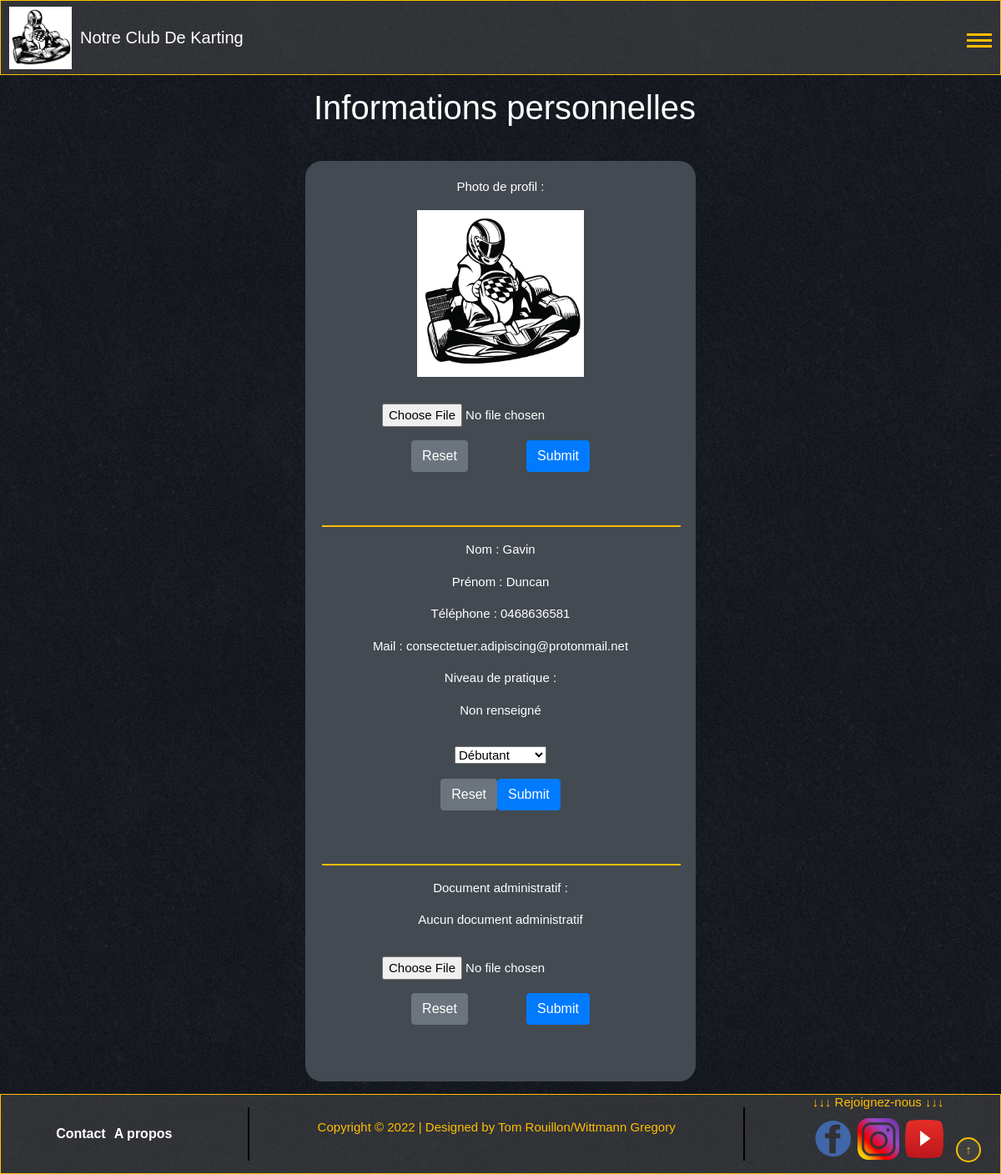
/src/profil.php (signed in), run on the app's committed database.
### tables this page shows
CREATE TABLE IF NOT EXISTS `Adherent` (
  `derniereVisite` DATE NULL,
  `derniereInscription` DATE NULL,
  `niveauPratique` VARCHAR(45) NULL,
  `photo` BLOB NULL,
  `Personne_idPersonne` INT NOT NULL,
  PRIMARY KEY (`Personne_idPersonne`),
  INDEX `fk_Adherent_Personne1_idx` (`Personne_idPersonne` ASC),
  CONSTRAINT `fk_Adherent_Personne1`
    FOREIGN KEY (`Personne_idPersonne`)
    REFERENCES `Personne` (`idPersonne`)
    ON DELETE NO ACTION
    ON UPDATE NO ACTION);

CREATE TABLE IF NOT EXISTS `Personne` (
  `idPersonne` INT NOT NULL AUTO_INCREMENT,
  `nom` VARCHAR(45) NOT NULL,
  `prenom` VARCHAR(45) NOT NULL,
  `adresse` VARCHAR(120) NOT NULL,
  `telephone` VARCHAR(12) NOT NULL,
  `mail` VARCHAR(45) NOT NULL,
  `mdp` VARCHAR(45) NOT NULL,
  PRIMARY KEY (`idPersonne`));

### src/infoUtilisateur.php (the view, shortened to what this page needs)
<?php
function infoUtilisateur()
{
    $connexion = connect_bd();
    $sql = "SELECT * FROM `personne` JOIN adherent ON personne.idPersonne = adherent.Personne_idPersonne WHERE `mail` = :mail";
    $stmt = $connexion->prepare($sql);
    $values = [
        ":mail" => $_SESSION["username"]
    ];
    $res = $stmt->execute($values);
    if (!$res) {
        echo "Problème d'accès à la bdd";
    } else {
        if ($stmt->rowCount() == 0) {
        ?>
            <script>
                alert("Erreur de connexion");
            </script>
        <?php
        } else {
            $row = $stmt->fetch();
        ?>
            <body>
                <div id="contenu">
                    <h1>Informations personnelles</h1>
                    <div id="profile">
                        <p>Photo de profil :</p>
                        <p>
                            <?php
                            if ($result = glob("users/" . $_SESSION["username"] . "/profil.*")) {
                                echo "<img src='" . $result[0] . "?t=" . time() . "' alt='Photo de profil' class='logo'>";
                            } else {
                                echo "<img src='logos/kart.jpg' alt='Photo de profil' width='200' height='200'>";
                            }
                            ?>
                            <form action="upload.php" method="post" enctype="multipart/form-data" id="pictureForm">
                                <div class="modal-body">
                                    <div class="form-group">
                                        <input type="file" name="file" id="file" accept="image/*">
                                    </div>
                                    <div class="form-group">
                                        <input type="reset" name="reset" class="btn btn-secondary">
                                        <input type="submit" name="submit" class="btn btn-primary">
                                    </div>
                                </div>
                            </form>
                        </p>
                        <hr>
                        <p>Nom : <?php echo $row["nom"]; ?></p>
                        <p>Prénom : <?php echo $row["prenom"]; ?></p>
                        <p>Téléphone : <?php echo $row["telephone"]; ?></p>
                        <p>Mail : <?php echo $row["mail"]; ?></p>
                        <p>Niveau de pratique : <?php
                        if ($row["niveauPratique"] == null) {
                            ?>
                            <p>Non renseigné</p>
                            <form action="updateNiveau.php" method="post" id="niveauForm" onsubmit="return confirm('Etes-vous sûr ? Cette action est irréversible');">
                                <div class="modal-body">
                                    <div class="form-group">
                                        <select name="niveau" id="niveau">
                                            <option value="Débutant">Débutant</option>
                                        </select>
                                    </div>
                                    <div class="form-group">
                                        <input type="reset" name="reset" class="btn btn-secondary">
                                        <input type="submit" name="submit" class="btn btn-primary">
                                    </div>
                                </div>
                            </form>
                            <?php
                        } else {
                            echo $row["niveauPratique"];
                        }
                        ?></p>
                        <hr>
                        <p>Document administratif : </p>
                        <p>
                            <?php
                            if (!file_exists("users/" . $_SESSION["username"] . "/doc_administratif.pdf")) {
                                echo "Aucun document administratif";
                            } else {
                                echo "<a href='download.php?file=" . urlencode($_SESSION["username"]) . "'>Télécharger le document administratif</a>";
                            }
                            ?>
                            <form action="upload.php" method="post" enctype="multipart/form-data" id="docForm">
                                <div class="modal-body">
                                    <div class="form-group">
                                        <input type="file" name="filePdf" id="filePdf" accept="application/pdf">
                                    </div>
                                    <div class="form-group">
                                        <input type="reset" name="reset" class="btn btn-secondary">
                                        <input type="submit" name="submitPdf" class="btn btn-primary">
                                    </div>
                                </div>
                            </form>
                        </p>
                    </div>
                </div>
            </body>
<?php
        }
    }
}
?>

### src/style/main.css (style rules this page uses)
:root { --backColor:rgba(22, 22, 22, 0.773); --footColor:#343a40; --eventColor: #444a51; }
body { font-family: 'Share Tech', sans-serif; display: block; margin: 0; width: auto; height: auto; background-image: url("../logos/blackmamba.png"); }
body h1 { margin-left: 10px; margin-top: 10px; }
body #contenu { min-height: 100vh; margin: 15px; font-size: 15px; color: white; }
body #contenu h1 { margin-top: 10px; margin-bottom: 10px; font-size: 40px; text-align: center; }
#profile { margin: auto; margin-top: 40px; display: flex; flex-direction: column; align-items: center; background-color: var(--eventColor); max-width: 40%; min-width: 300px; padding: 20px; border-radius: 20px; }
#profile hr { border: var(--yellowColor) 1px solid; width: 100%; }
#profile .modal-body div:nth-child(2) { display: flex; justify-content: space-around; }
#profile .modal-body .form-group:nth-child(1) { text-align: center; }

### src/style/footer.css (style rules this page uses)
:root { --footColor:rgba(75, 75, 76, 0.53); }

### src/style/header.css (style rules this page uses)
:root { --backColor:rgba(22, 22, 22, 0.773); --footColor:rgba(75, 75, 76, 0.53); --yellowColor:rgb(255, 191, 0); }

### data on the page
adherent: Personne_idPersonne.nom "Gavin", Personne_idPersonne.prenom "Duncan", Personne_idPersonne.telephone "0468636581", Personne_idPersonne.mail "consectetuer.adipiscing@protonmail.net"
